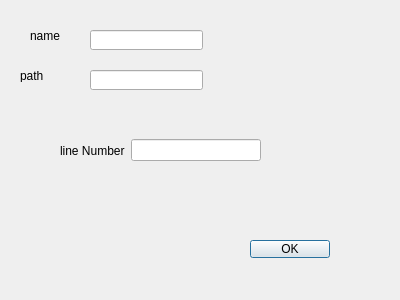
<?xml version="1.0" encoding="UTF-8"?>
<ui version="4.0">
 <class>DeleteDefine</class>
 <widget class="QDialog" name="DeleteDefine">
  <property name="geometry">
   <rect>
    <x>0</x>
    <y>0</y>
    <width>400</width>
    <height>300</height>
   </rect>
  </property>
  <property name="windowTitle">
   <string>Delete Define</string>
  </property>
  <widget class="QWidget" name="layoutWidget">
   <property name="geometry">
    <rect>
     <x>60</x>
     <y>120</y>
     <width>201</width>
     <height>61</height>
    </rect>
   </property>
   <layout class="QHBoxLayout" name="horizontalLayout">
    <item>
     <widget class="QLabel" name="label">
      <property name="text">
       <string>line Number</string>
      </property>
     </widget>
    </item>
    <item>
     <widget class="QLineEdit" name="lineEdit"/>
    </item>
   </layout>
  </widget>
  <widget class="QPushButton" name="pushButton">
   <property name="geometry">
    <rect>
     <x>250</x>
     <y>240</y>
     <width>80</width>
     <height>18</height>
    </rect>
   </property>
   <property name="text">
    <string>OK</string>
   </property>
  </widget>
  <widget class="QLineEdit" name="lineEdit_name">
   <property name="geometry">
    <rect>
     <x>90</x>
     <y>30</y>
     <width>113</width>
     <height>20</height>
    </rect>
   </property>
  </widget>
  <widget class="QLineEdit" name="lineEdit_path">
   <property name="geometry">
    <rect>
     <x>90</x>
     <y>70</y>
     <width>113</width>
     <height>20</height>
    </rect>
   </property>
  </widget>
  <widget class="QLabel" name="label_name">
   <property name="geometry">
    <rect>
     <x>30</x>
     <y>30</y>
     <width>37</width>
     <height>12</height>
    </rect>
   </property>
   <property name="text">
    <string>name</string>
   </property>
  </widget>
  <widget class="QLabel" name="label_path">
   <property name="geometry">
    <rect>
     <x>20</x>
     <y>70</y>
     <width>37</width>
     <height>12</height>
    </rect>
   </property>
   <property name="text">
    <string>path</string>
   </property>
  </widget>
 </widget>
 <resources/>
 <connections/>
</ui>
